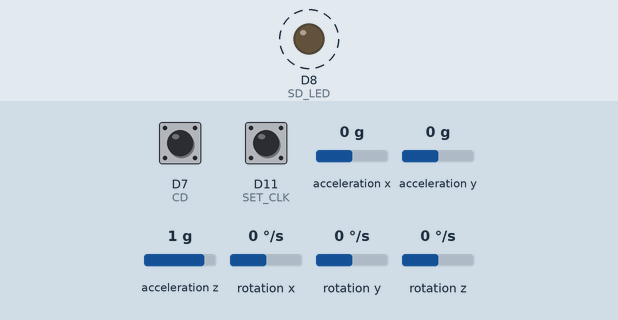
Recording of a sketch running on a simulated Arduino MKR. Parts: output pins drawn as LEDs (lit = HIGH). Dashed ring = blinking. The test bench sets the inputs (shaded band); at power-on: D11 (SET_CLK) HIGH, D7 (CD) HIGH, acceleration x 0 g, acceleration y 0 g, acceleration z 1 g, rotation x 0 °/s, rotation y 0 °/s, rotation z 0 °/s. The local clock reads 2024-03-15 10:24:30 at power-on unless the sketch sets it; storage starts empty; what the sketch prints to the serial monitor is not drawn.

Above: at 1.2 s.
1.3 s: D11 (SET_CLK) pulled LOW for 3.2 s
Timing chart, 0 to 13.5 s (numbered marks = the images above; inputs shaded):
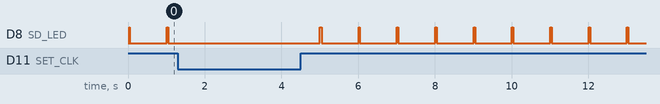

The sketch:

Datalogger_STATE.ino
```cpp
#include "SD.h"
#include "I2Cdev.h"
#include "MPU6050.h"
#include "Wire.h"
#include <RTCZero.h>

#define SD_LED 8 //SD Card LED
#define SET_CLK 11 // Short to ground to set clock
#define CS 4 // Chip Select pin
#define CD 7 // Card Detect pin

enum STAGE {WAIT, NEW, LOG, SET};
STAGE stage = WAIT;

MPU6050 accelgyro;
RTCZero rtc;

File logfile;
int16_t ax, ay, az;
int16_t gx, gy, gz;
bool blinkState = false;
String timestamp;
int count = 0;

void setup() {
  Serial.begin(115200);
  Wire.begin();
  accelgyro.initialize();
  rtc.begin();
  pinMode(SD_LED, OUTPUT);
  digitalWrite(SD_LED, LOW);
  pinMode(CD, INPUT_PULLUP);
  pinMode(SET_CLK, INPUT_PULLUP);
  pinMode(CS, OUTPUT);
  //setClock();
}

void loop() {
  if (!digitalRead(SET_CLK)) {
    stage = SET;
  } else
  if (!cardInserted()) {
    stage = WAIT;
  }
  switch (stage) {
    case WAIT:
      Serial.println("WAIT");
      if (cardInserted()) {
        digitalWrite(SD_LED, LOW);
        stage = NEW;
      } else {
        blinkLED(SD_LED, 500);
      }
      break;
    case NEW:
      Serial.println("NEW");
      if (initSDCard()) {
        stage = LOG;
      } else {
        stage = WAIT;
      }
      break;
    case LOG:
      Serial.println("LOG");
      logData();
      break;
    case SET:
      Serial.println("SET");
      setClock();
      stage = WAIT;
      break;
    default:
      break;
  }
}

void blinkLED(int led, int t) { //Blink led every t milliseconds
  if (millis() % t > t / 2) { //50% duty cycle
    blinkState = true;
  } else {
    blinkState = false;
  }
  digitalWrite(SD_LED, blinkState);
}

String getTimestamp() {
  String t;
  //t = String(rtc.getEpoch());
  t = "20" + String(rtc.getYear()) + String(rtc.getMonth()) + String(rtc.getDay()) + String(rtc.getHours()) + String(rtc.getMinutes()) + String(rtc.getSeconds());
  return t;
}
```

LOG.ino
```cpp
void logData() {
  // read raw accel/gyro measurements from device
  timestamp = getTimestamp();
  accelgyro.getMotion6(&ax, &ay, &az, &gx, &gy, &gz);
  Serial.println(timestamp);
  logfile.print(timestamp); logfile.print(",");
  logfile.print(ax); logfile.print(",");
  logfile.print(ay); logfile.print(",");
  logfile.println(az);

  if (count == 5) { //write to SD Card every 5 samples (saves energy)
    logfile.flush();
    if (logfile.size() > 10000000) { // if filesize is more than 10M then create a new file
      logfile.close();
      stage = NEW;
    }
    count = 0;
  }
  if (millis() % 1000 < 40) { //turn on SD_LED 40 msecs of every second
    digitalWrite(SD_LED, HIGH);
  } else {
    digitalWrite(SD_LED, LOW);
  }
  count ++;
}
```

NEW.ino
```cpp
bool initSDCard() { //inits SD Card, open new file and inserts header
  bool success = false;
  if (!SD.begin(CS)) {
    success = false;
  } else {
    char filename[15];
    strcpy(filename, "LOG00.TXT");
    for (uint8_t i = 0; i < 100; i++) {
      filename[3] = '0' + i / 10;
      filename[4] = '0' + i % 10;
      // create if does not exist, do not open existing, write, sync after write
      if (! SD.exists(filename)) {
        break;
      }
    }
    logfile = SD.open(filename, FILE_WRITE);

    //Create header
    logfile.println("time,accelX,accelY,accelZ");
    logfile.flush();
    success = true;
  }
  return success;
}
```

SET.ino
```cpp
const byte seconds = 0;
const byte minutes = 29;
const byte hours = 6;
const byte day = 24;
const byte month = 3;
const byte year = 16;

void setClock() {

  rtc.setHours(hours);
  rtc.setMinutes(minutes);
  rtc.setSeconds(seconds);
  rtc.setDay(day);
  rtc.setMonth(month);
  rtc.setYear(year);
}
```

WAIT.ino
```cpp
bool cardInserted() {
  bool card = false;
  if (digitalRead(CD)) {
    card = true;
  } else {
    card = false;
  }
  return card;
}
```
